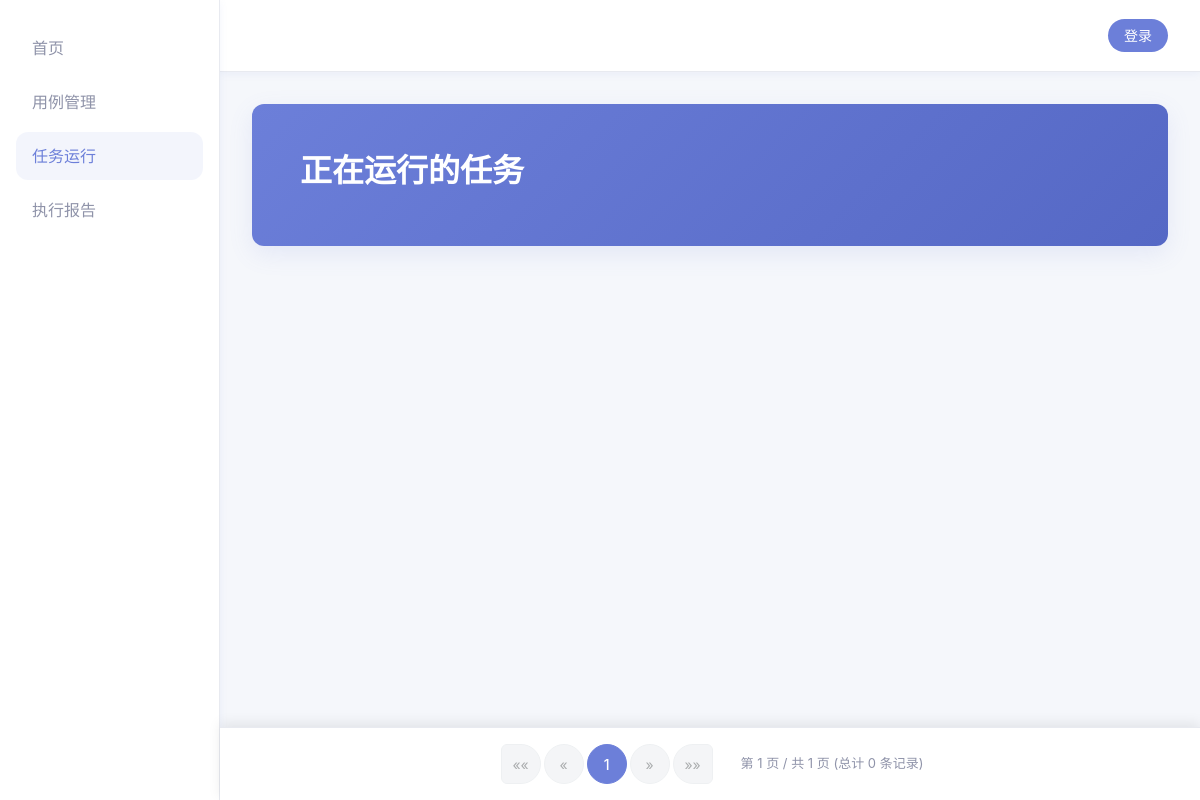
Page /tasks/ on the earlier database version.
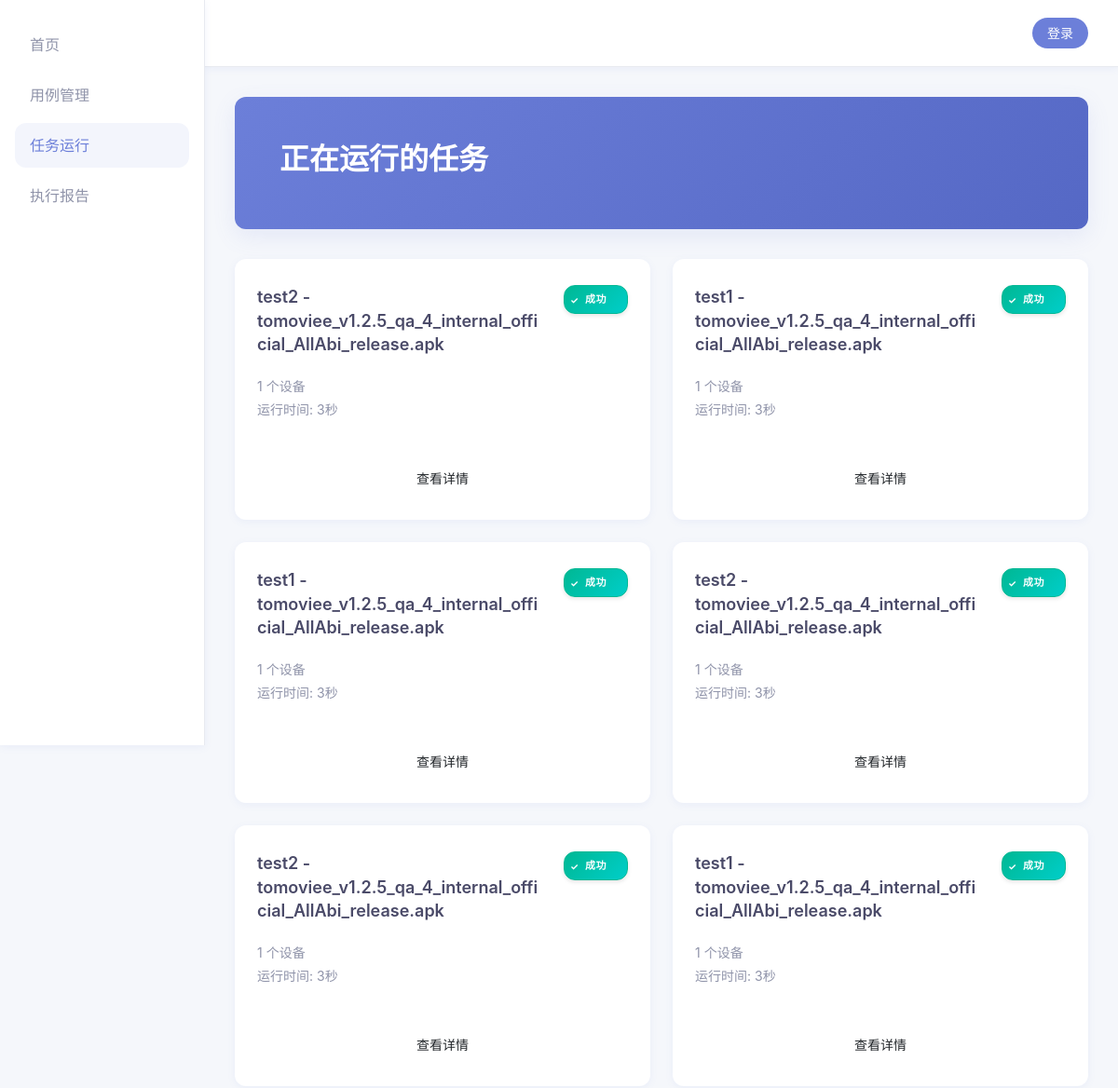
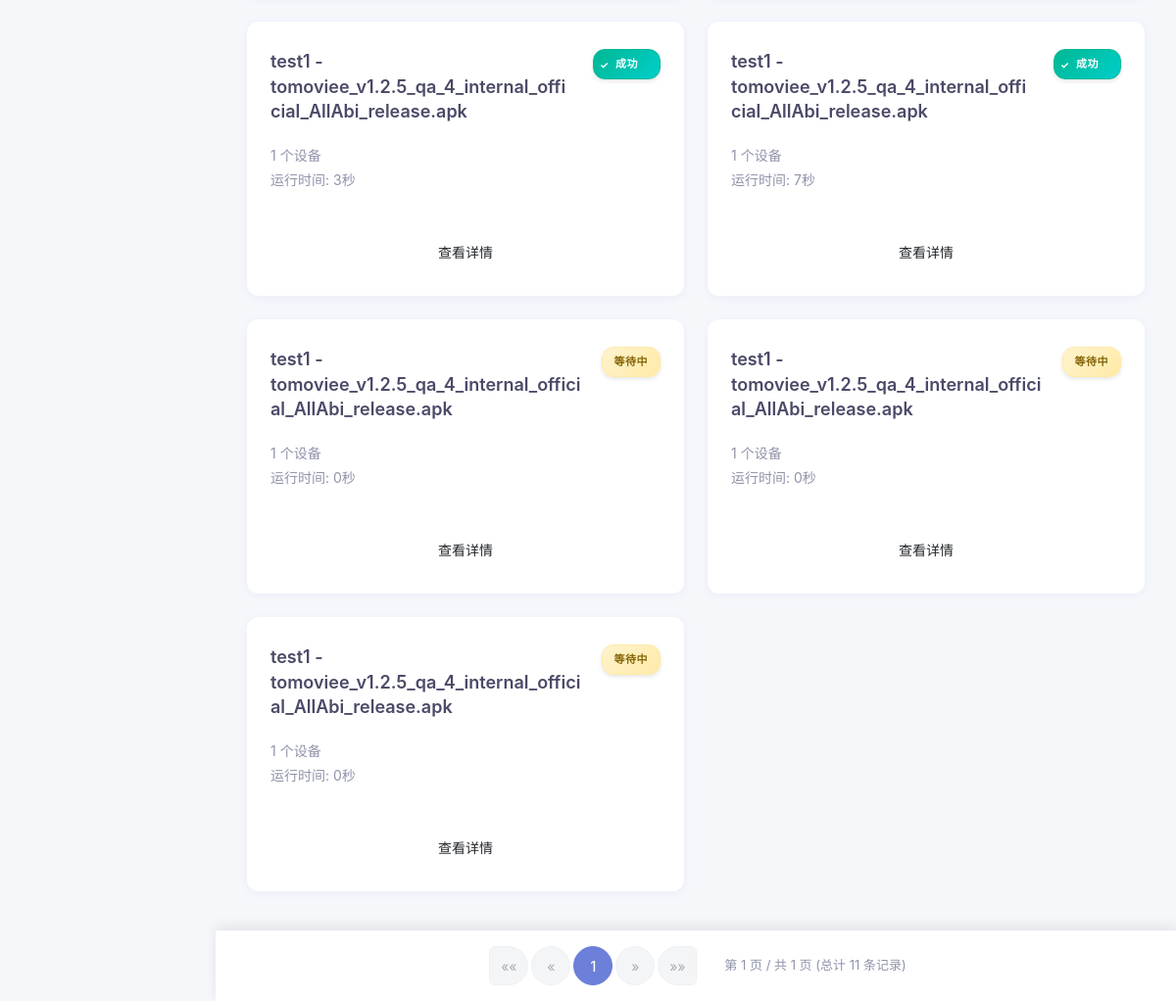
Same page on the later database version (2 pictures, top to bottom).
### tasks/models.py (models this page shows, shortened)
class Task(models.Model):
    STATUS_CHOICES = [
        ('pending', '等待中'),
        ('running', '运行中'),
        ('success', '成功'),
        ('failed', '失败'),
        ('cancelled', '已取消'),
    ]
    PLATFORM_CHOICES = [
        ('android', 'Android'),
        ('ios', 'iOS'),
    ]
    name = models.CharField(max_length=255, verbose_name="任务名称")
    test_case = models.ForeignKey('cases.TestCase', on_delete=models.CASCADE, verbose_name="测试用例")
    devices = models.JSONField(verbose_name="设备列表")
    app_file = models.CharField(max_length=500, verbose_name="应用文件路径")
    platform = models.CharField(max_length=10, choices=PLATFORM_CHOICES, verbose_name="平台")
    status = models.CharField(max_length=20, choices=STATUS_CHOICES, default='pending', verbose_name="状态")
    progress = models.IntegerField(default=0, verbose_name="进度百分比")
    created_time = models.DateTimeField(default=timezone.now, verbose_name="创建时间")
    start_time = models.DateTimeField(null=True, blank=True, verbose_name="开始时间")
    end_time = models.DateTimeField(null=True, blank=True, verbose_name="结束时间")
    error_message = models.TextField(blank=True, verbose_name="错误信息")
    result_data = models.JSONField(default=dict, blank=True, verbose_name="结果数据")
    class Meta:
        verbose_name = "任务"
        verbose_name_plural = "任务"
        ordering = ['-created_time']
    @property
    def runtime(self):
        if self.start_time and self.end_time:
            delta = self.end_time - self.start_time
            total_seconds = delta.total_seconds()
            if total_seconds < 60:
                return f"{int(total_seconds)}秒"
            elif total_seconds < 3600:
                minutes = int(total_seconds // 60)
                seconds = int(total_seconds % 60)
                return f"{minutes}分{seconds}秒"
            else:
                hours = int(total_seconds // 3600)
                minutes = int((total_seconds % 3600) // 60)
                return f"{hours}小时{minutes}分"
        return "0秒"
    def get_status_display(self):
        status_map = {
            'pending': '等待中',
            'running': '运行中',
            'success': '成功',
            'failed': '失败',
            'cancelled': '已取消',
        }
        return status_map.get(self.status, self.status)

### tasks/views.py (the view)
# urls.py: path('', views.running_tasks, name='running_tasks'),  # 任务运行页
def running_tasks(request):
    all_tasks = Task.objects.all().order_by('-created_time')
    paginator = Paginator(all_tasks, 15)  # 每页显示15条
    page = request.GET.get('page', 1)
    try:
        tasks = paginator.page(page)
    except PageNotAnInteger:
        tasks = paginator.page(1)
    except EmptyPage:
        tasks = paginator.page(paginator.num_pages)
    return render(request, 'tasks/running_tasks.html', {"tasks": tasks, "nav": "tasks"})

### templates/tasks/running_tasks.html (shortened to what this page needs)
{% extends 'base.html' %}
{% load static %}
{% block extra_css %}
<link rel="stylesheet" href="{% static 'tasks/css/tasks.css' %}">
{% endblock %}
{% block banner %}
<section class="banner">
    <h1>正在运行的任务</h1>
</section>
{% endblock %}
{% block content %}
<div class="task-grid" id="taskGrid">
    {% for t in tasks %}
    <div class="task-card" data-task-id="{{ t.id }}">
        <div class="task-header">
            <span class="task-name">{{ t.name }}</span>
            <span class="task-status {{ t.status }}">{{ t.get_status_display }}</span>
        </div>
        <div class="task-info">
            <p>{{ t.devices|length }} 个设备</p>
            <p class="runtime">运行时间: {{ t.runtime }}</p>
        </div>
        <button class="btn btn-blue btn-block">查看详情</button>
    </div>
    {% endfor %}
</div>
{% include 'components/pagination.html' with page_obj=tasks aria_label='任务列表分页' %}
{% endblock %}

### templates/base.html (shortened to what this page needs)
{% load static %}
<!DOCTYPE html>
<html lang="zh-CN">
<head>
    <link href="https://cdn.jsdelivr.net/npm/bootstrap@5.3.2/dist/css/bootstrap.min.css" rel="stylesheet">
    <link rel="stylesheet" href="{% static 'css/core.css' %}">
    <link rel="stylesheet" href="{% static 'css/components/pagination.css' %}">
    {% block extra_css %}{% endblock %}
</head>
<body>
    <nav class="sidebar">
        <ul>
            <li><a href="{% url 'home' %}"  class="{% if nav == 'home' %}active{% endif %}">首页</a></li>
            <li><a href="{% url 'cases:case_list' %}"  class="{% if nav == 'cases' %}active{% endif %}">用例管理</a></li>
            <li><a href="{% url 'tasks:running_tasks' %}"  class="{% if nav == 'tasks' %}active{% endif %}">任务运行</a></li>
            <li><a href="#"  class="">执行报告</a></li>
        </ul>
    </nav>
    <header class="header">
        <div class="login-btn">
            <button class="btn btn-sm btn-primary rounded-pill px-3">登录</button>
        </div>
    </header>
    <main class="main">
        {% block banner %}{% endblock %}
        {% block content %}{% endblock %}
    </main>
</body>
</html>

### templates/components/pagination.html
{% load static %}
<div class="fixed-pagination-container">
    <nav aria-label="{{ aria_label|default:'分页导航' }}" class="fixed-pagination">
        <ul class="pagination justify-content-center">
            {% if page_obj.has_previous %}
                <li class="page-item">
                    <a class="page-link" href="?page=1" aria-label="首页">
                        <span aria-hidden="true">&laquo;&laquo;</span>
                    </a>
                </li>
                <li class="page-item">
                    <a class="page-link" href="?page={{ page_obj.previous_page_number }}" aria-label="上一页">
                        <span aria-hidden="true">&laquo;</span>
                    </a>
                </li>
            {% else %}
                <li class="page-item disabled">
                    <a class="page-link" href="#" aria-label="首页">
                        <span aria-hidden="true">&laquo;&laquo;</span>
                    </a>
                </li>
                <li class="page-item disabled">
                    <a class="page-link" href="#" aria-label="上一页">
                        <span aria-hidden="true">&laquo;</span>
                    </a>
                </li>
            {% endif %}
            {% for num in page_obj.paginator.page_range %}
                {% if page_obj.number == num %}
                    <li class="page-item active">
                        <a class="page-link" href="?page={{ num }}">{{ num }}</a>
                    </li>
                {% elif num > page_obj.number|add:'-3' and num < page_obj.number|add:'3' %}
                    <li class="page-item">
                        <a class="page-link" href="?page={{ num }}">{{ num }}</a>
                    </li>
                {% elif num == 1 or num == page_obj.paginator.num_pages %}
                    <li class="page-item">
                        <a class="page-link" href="?page={{ num }}">{{ num }}</a>
                    </li>
                {% elif num == page_obj.number|add:'-4' or num == page_obj.number|add:'4' %}
                    <li class="page-item disabled">
                        <a class="page-link" href="#">...</a>
                    </li>
                {% endif %}
            {% endfor %}
            {% if page_obj.has_next %}
                <li class="page-item">
                    <a class="page-link" href="?page={{ page_obj.next_page_number }}" aria-label="下一页">
                        <span aria-hidden="true">&raquo;</span>
                    </a>
                </li>
                <li class="page-item">
                    <a class="page-link" href="?page={{ page_obj.paginator.num_pages }}" aria-label="末页">
                        <span aria-hidden="true">&raquo;&raquo;</span>
                    </a>
                </li>
            {% else %}
                <li class="page-item disabled">
                    <a class="page-link" href="#" aria-label="下一页">
                        <span aria-hidden="true">&raquo;</span>
                    </a>
                </li>
                <li class="page-item disabled">
                    <a class="page-link" href="#" aria-label="末页">
                        <span aria-hidden="true">&raquo;&raquo;</span>
                    </a>
                </li>
            {% endif %}
        </ul>
        <div class="pagination-info">
            <span class="page-info-text">
                第 {{ page_obj.number }} 页 / 共 {{ page_obj.paginator.num_pages }} 页
                (总计 {{ page_obj.paginator.count }} 条记录)
            </span>
        </div>
    </nav>
</div>
<div class="pagination-spacer"></div>

### static/css/core.css (style rules this page uses)
:root { --primary: #6c7fd9; --primary-dark: #5568c5; --success: #4caf93; --warning: #ffb74d; --danger: #f4436c; --bg: #f5f7fb; --card-bg: #ffffff; --text: #4a4a68; --muted: #8f93a9; --border: #e8eaf0; --shadow-sm: 0 2px 8px rgba(108, 127, 217, 0.08); --shadow-lg: 0 8px 24px rgba(108, 127, 217, 0.12); --radius: 12px; }
body { margin: 0; font-family: "Inter", -apple-system, BlinkMacSystemFont, "Segoe UI", Roboto, "Helvetica Neue", Arial, sans-serif; background: var(--bg); color: var(--text); -webkit-font-smoothing: antialiased; }
.sidebar { position: fixed; top: 0; left: 0; width: 220px; height: 100vh; background: var(--card-bg); box-shadow: var(--shadow-sm); border-right: 1px solid var(--border); padding-top: 24px; }
.sidebar ul { list-style: none; padding: 0 16px; margin: 0; }
.sidebar li a { display: flex; align-items: center; padding: 12px 16px; margin-bottom: 6px; color: var(--muted); text-decoration: none; border-radius: var(--radius); transition: all .2s; }
.sidebar li a:hover, .sidebar li a.active { background: rgba(108, 127, 217, .08); color: var(--primary); font-weight: 500; }
.header { margin-left: 220px; height: 72px; display: flex; align-items: center; justify-content: flex-end; padding: 0 32px; background: var(--card-bg); box-shadow: var(--shadow-sm); border-bottom: 1px solid var(--border); }
.main { margin-left: 220px; padding: 32px; }
.banner { background: linear-gradient(135deg, var(--primary) 0%, var(--primary-dark) 100%); color: #fff; padding: 48px; border-radius: var(--radius); box-shadow: var(--shadow-lg); margin-bottom: 32px; }
.banner h1 { margin: 0 0 8px; font-size: 2rem; font-weight: 600; }
.btn { border: none; border-radius: 20px; padding: 6px 16px; font-size: 14px; cursor: pointer; transition: all .2s; }
.btn-primary { background: var(--primary); color: #fff; }

### static/css/components/pagination.css (style rules this page uses)
.fixed-pagination-container { position: fixed; bottom: 0; left: 220px; right: 0; background: rgba(255, 255, 255, 0.95); backdrop-filter: blur(10px); border-top: 1px solid var(--border); padding: 16px 32px; box-shadow: 0 -4px 12px rgba(0, 0, 0, 0.08); z-index: 1000; display: flex; align-items: center; justify-content: space-between; }
.fixed-pagination { margin: 0; flex: 1; display: flex; align-items: center; justify-content: center; }
.fixed-pagination .pagination { margin: 0; display: flex; align-items: center; }
.page-link { border-radius: 50%; width: 36px; height: 36px; display: flex; align-items: center; justify-content: center; margin: 0 2px; border: 1px solid var(--border); background: var(--card-bg); color: var(--muted); transition: all 0.2s ease; font-size: 14px; text-decoration: none; }
.page-item.active .page-link { background: var(--primary); border-color: var(--primary); color: #fff; font-weight: 500; }
.page-item.disabled .page-link { opacity: 0.4; cursor: not-allowed; transform: none; }
.pagination-info { margin-left: 24px; color: var(--muted); font-size: 13px; }
.page-info-text { white-space: nowrap; }
.pagination-spacer { height: 80px; width: 100%; }
.fixed-pagination-container { animation: slideUp 0.3s ease-out; }

Differences in the rows shown:
added Task: name "test2 - tomoviee_v1.2.5_qa_4_internal_official_AllAbi_release.apk", status "成功", devices|length "1", runtime "3秒"
added Task: name "test1 - tomoviee_v1.2.5_qa_4_internal_official_AllAbi_release.apk", status "成功", devices|length "1", runtime "3秒"
added Task: name "test1 - tomoviee_v1.2.5_qa_4_internal_official_AllAbi_release.apk", status "成功", devices|length "1", runtime "3秒"
added Task: name "test2 - tomoviee_v1.2.5_qa_4_internal_official_AllAbi_release.apk", status "成功", devices|length "1", runtime "3秒"
added Task: name "test2 - tomoviee_v1.2.5_qa_4_internal_official_AllAbi_release.apk", status "成功", devices|length "1", runtime "3秒"
added Task: name "test1 - tomoviee_v1.2.5_qa_4_internal_official_AllAbi_release.apk", status "成功", devices|length "1", runtime "3秒"
added Task: name "test1 - tomoviee_v1.2.5_qa_4_internal_official_AllAbi_release.apk", status "成功", devices|length "1", runtime "3秒"
added Task: name "test1 - tomoviee_v1.2.5_qa_4_internal_official_AllAbi_release.apk", status "成功", devices|length "1", runtime "7秒"
added Task: name "test1 - tomoviee_v1.2.5_qa_4_internal_official_AllAbi_release.apk", status "等待中", devices|length "1", runtime "0秒"
added Task: name "test1 - tomoviee_v1.2.5_qa_4_internal_official_AllAbi_release.apk", status "等待中", devices|length "1", runtime "0秒"
added Task: name "test1 - tomoviee_v1.2.5_qa_4_internal_official_AllAbi_release.apk", status "等待中", devices|length "1", runtime "0秒"
Other differences:
{{ page_obj.paginator.count }}: "0" → "11"
